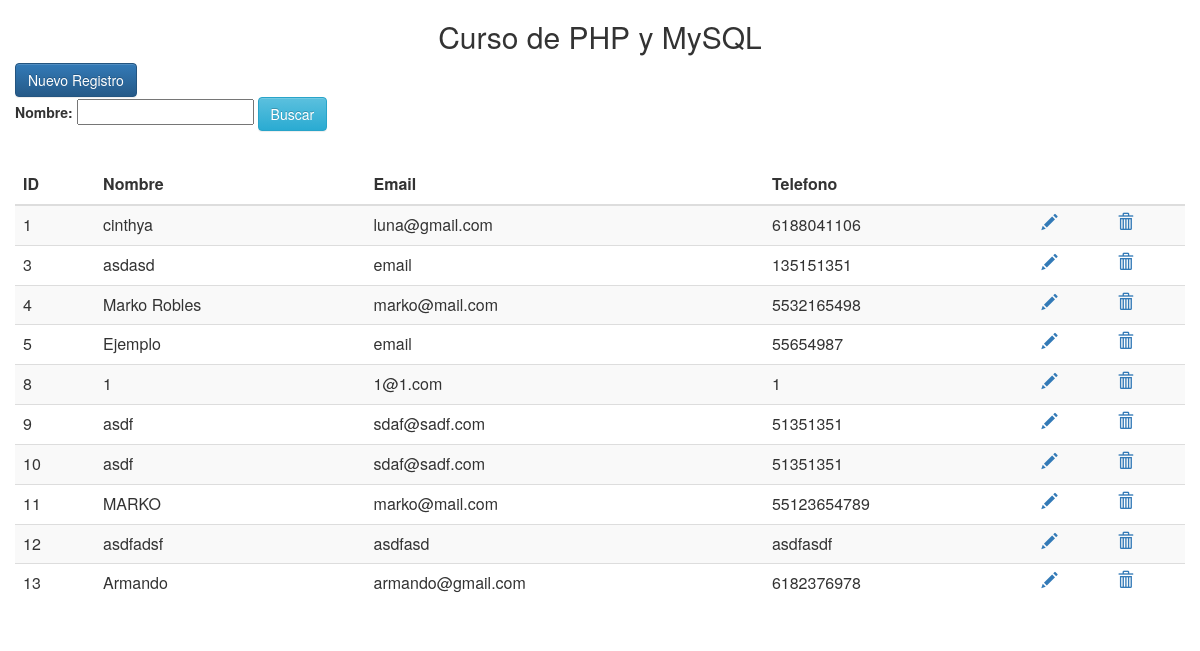
The page / on the database its author committed.
### tables this page shows
CREATE TABLE `personas` (
  `id` int(11) NOT NULL,
  `nombre` varchar(50) NOT NULL,
  `correo` varchar(50) NOT NULL,
  `telefono` varchar(50) NOT NULL,
  `estado_civil` varchar(10) NOT NULL,
  `hijos` varchar(5) NOT NULL,
  `intereses` varchar(50) NOT NULL
);

### index.php (the view, shortened to what this page needs)
<?php
	require 'conexion.php';
	$where = "";
	$sql = "SELECT * FROM personas $where";
	$resultado = $mysqli->query($sql);
?>
<html lang="es">
	<head>
		<link href="css/bootstrap.min.css" rel="stylesheet">
		<link href="css/bootstrap-theme.css" rel="stylesheet">
	</head>
	<body>
		<div class="container">
			<div class="row">
				<h2 style="text-align:center">Curso de PHP y MySQL</h2>
			</div>
			<div class="row">
				<a href="nuevo.php" class="btn btn-primary">Nuevo Registro</a>
				<form action="<?php $_SERVER['PHP_SELF']; ?>" method="POST">
					<b>Nombre: </b><input type="text" id="campo" name="campo" />
					<input type="submit" id="enviar" name="enviar" value="Buscar" class="btn btn-info" />
				</form>
			</div>
			<br>
			<div class="row table-responsive">
				<table class="table table-striped">
					<thead>
						<tr>
							<th>ID</th>
							<th>Nombre</th>
							<th>Email</th>
							<th>Telefono</th>
							<th></th>
							<th></th>
						</tr>
					</thead>
					<tbody>
						<?php while($row = $resultado->fetch_array(MYSQLI_ASSOC)) { ?>
							<tr>
								<td><?php echo $row['id']; ?></td>
								<td><?php echo $row['nombre']; ?></td>
								<td><?php echo $row['correo']; ?></td>
								<td><?php echo $row['telefono']; ?></td>
								<td><a href="modificar.php?id=<?php echo $row['id']; ?>"><span class="glyphicon glyphicon-pencil"></span></a></td>
								<td><a href="#" data-href="eliminar.php?id=<?php echo $row['id']; ?>" data-toggle="modal" data-target="#confirm-delete"><span class="glyphicon glyphicon-trash"></span></a></td>
							</tr>
						<?php } ?>
					</tbody>
				</table>
			</div>
		</div>
	</body>
</html>

### rows shown on the page
personas: id "1", nombre "cinthya", correo "luna@gmail.com", telefono "6188041106"
personas: id "3", nombre "asdasd", correo "email", telefono "135151351"
personas: id "4", nombre "Marko Robles", correo "marko@mail.com", telefono "5532165498"
personas: id "5", nombre "Ejemplo", correo "email", telefono "55654987"
personas: id "8", nombre "1", correo "1@1.com", telefono "1"
personas: id "9", nombre "asdf", correo "sdaf@sadf.com", telefono "51351351"
personas: id "10", nombre "asdf", correo "sdaf@sadf.com", telefono "51351351"
personas: id "11", nombre "MARKO", correo "marko@mail.com", telefono "55123654789"
personas: id "12", nombre "asdfadsf", correo "asdfasd", telefono "asdfasdf"
personas: id "13", nombre "Armando", correo "armando@gmail.com", telefono "6182376978"
